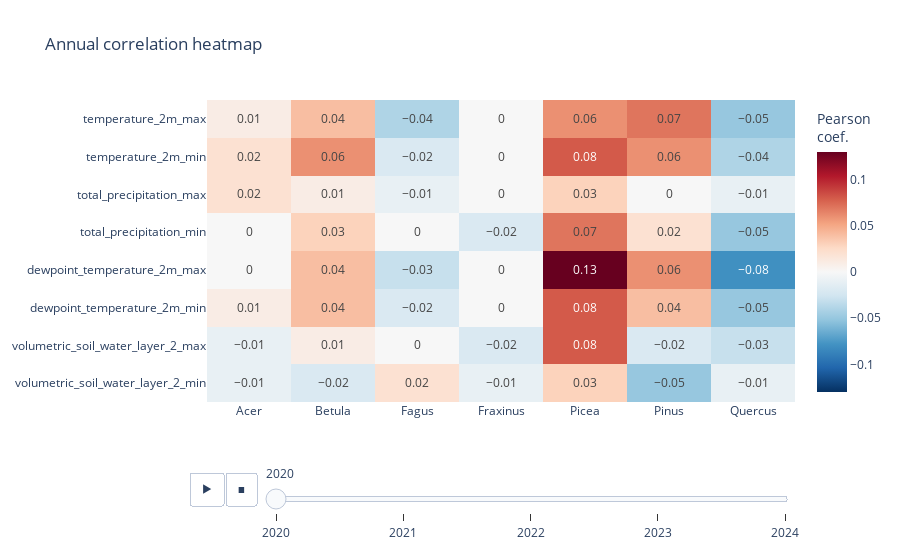

Notebook cell for this chart:
### Code cell
zmax = max([c.drop('year', axis=1).abs().max().max() for c in corrs])
fig = px.imshow(
    np.array([c.drop('year', axis=1) for c in corrs]),
    animation_frame=0,
    labels=dict(color='Pearson<br>coef.'),
    x=corrs[0].drop('year', axis=1).columns,
    y=corrs[0].drop('year', axis=1).index,
    title='Annual correlation heatmap',
    color_continuous_scale='RdBu_r',
    text_auto=True, aspect='auto', 
    zmin=-zmax, 
    zmax=zmax, 
    height=500
)
fig.layout.sliders[0]['currentvalue']['prefix'] = ''
for year, step in zip(eval_years, fig.layout.sliders[0].steps):
    step.label = str(year)

# fig.write_image(figures_dir.joinpath('climate_genus_corr.pdf'))
fig

### Figure 1 — Plotly figure (JSON) as saved in the notebook; plotly's stock layout.template omitted (floating-point values rounded to 4 significant figures)
{"data": [{"coloraxis": "coloraxis", "hovertemplate": "x: %{x}<br>y: %{y}<br>Pearson<br>coef.: %{z}<extra></extra>", "name": "0", "texttemplate": "%{z}", "type": "heatmap", "x": ["Acer", "Betula", "Fagus", "Fraxinus", "Picea", "Pinus", "Quercus"], "xaxis": "x", "y": ["temperature_2m_max", "temperature_2m_min", "total_precipitation_max", "total_precipitation_min", "dewpoint_temperature_2m_max", "dewpoint_temperature_2m_min", "volumetric_soil_water_layer_2_max", "volumetric_soil_water_layer_2_min"], "yaxis": "y", "z": [[0.01, 0.04, -0.04, 0, 0.06, 0.07, -0.05], [0.02, 0.06, -0.02, 0, 0.08, 0.06, -0.04], [0.02, 0.01, -0.01, 0, 0.03, 0, -0.01], [0, 0.03, 0, -0.02, 0.07, 0.02, -0.05], [0, 0.04, -0.03, 0, 0.13, 0.06, -0.08], [0.01, 0.04, -0.02, 0, 0.08, 0.04, -0.05], [-0.01, 0.01, 0, -0.02, 0.08, -0.02, -0.03], [-0.01, -0.02, 0.02, -0.01, 0.03, -0.05, -0.01]]}], "layout": {"autosize": true, "coloraxis": {"cmax": 0.13, "cmin": -0.13, "colorbar": {"title": {"text": "Pearson<br>coef."}}, "colorscale": [[0, "rgb(5,48,97)"], [0.1, "rgb(33,102,172)"], [0.2, "rgb(67,147,195)"], [0.3, "rgb(146,197,222)"], [0.4, "rgb(209,229,240)"], [0.5, "rgb(247,247,247)"], [0.6, "rgb(253,219,199)"], [0.7, "rgb(244,165,130)"], [0.8, "rgb(214,96,77)"], [0.9, "rgb(178,24,43)"], [1, "rgb(103,0,31)"]]}, "sliders": [{"active": 0, "currentvalue": {"prefix": ""}, "len": 0.9, "pad": {"b": 10, "t": 60}, "steps": [{"args": [["0"], {"frame": {"duration": 0, "redraw": true}, "fromcurrent": true, "mode": "immediate", "transition": {"duration": 0, "easing": "linear"}}], "label": "2020", "method": "animate"}, {"args": [["1"], {"frame": {"duration": 0, "redraw": true}, "fromcurrent": true, "mode": "immediate", "transition": {"duration": 0, "easing": "linear"}}], "label": "2021", "method": "animate"}, {"args": [["2"], {"frame": {"duration": 0, "redraw": true}, "fromcurrent": true, "mode": "immediate", "transition": {"duration": 0, "easing": "linear"}}], "label": "2022", "method": "animate"}, {"args": [["3"], {"frame": {"duration": 0, "redraw": true}, "fromcurrent": true, "mode": "immediate", "transition": {"duration": 0, "easing": "linear"}}], "label": "2023", "method": "animate"}, {"args": [["4"], {"frame": {"duration": 0, "redraw": true}, "fromcurrent": true, "mode": "immediate", "transition": {"duration": 0, "easing": "linear"}}], "label": "2024", "method": "animate"}], "x": 0.1, "xanchor": "left", "y": 0, "yanchor": "top"}], "title": {"text": "Annual correlation heatmap"}, "updatemenus": [{"buttons": [{"args": [null, {"frame": {"duration": 500, "redraw": true}, "fromcurrent": true, "mode": "immediate", "transition": {"duration": 500, "easing": "linear"}}], "label": "&#9654;", "method": "animate"}, {"args": [[null], {"frame": {"duration": 0, "redraw": true}, "fromcurrent": true, "mode": "immediate", "transition": {"duration": 0, "easing": "linear"}}], "label": "&#9724;", "method": "animate"}], "direction": "left", "pad": {"r": 10, "t": 70}, "showactive": false, "type": "buttons", "x": 0.1, "xanchor": "right", "y": 0, "yanchor": "top"}], "xaxis": {"anchor": "y", "autorange": true, "domain": [0, 1], "range": [-0.5, 6.5], "type": "category"}, "yaxis": {"anchor": "x", "autorange": true, "domain": [0, 1], "range": [7.5, -0.5], "type": "category"}}}
